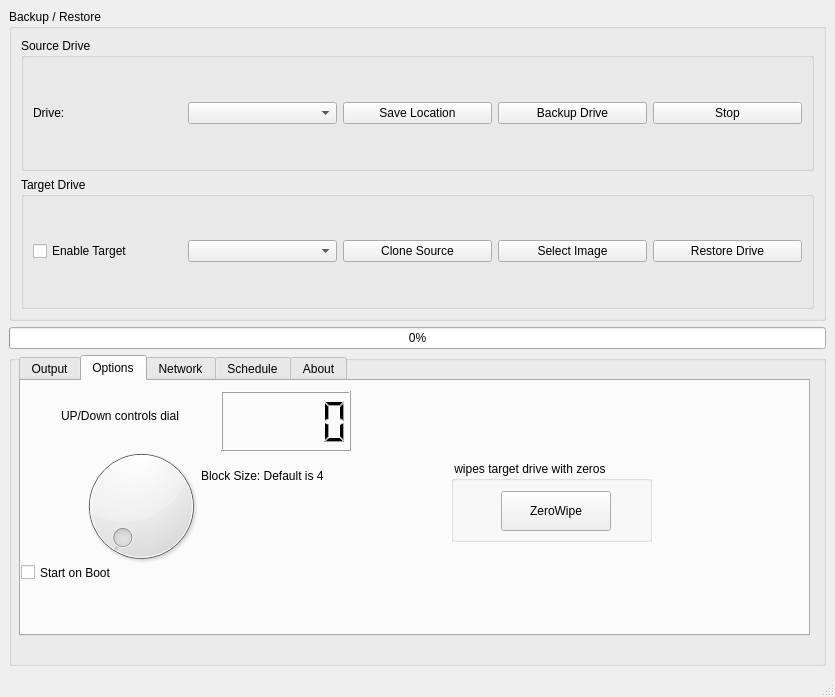
<?xml version="1.0" encoding="UTF-8"?>
<ui version="4.0">
 <class>MainWindow</class>
 <widget class="QMainWindow" name="MainWindow">
  <property name="geometry">
   <rect>
    <x>0</x>
    <y>0</y>
    <width>835</width>
    <height>697</height>
   </rect>
  </property>
  <property name="windowTitle">
   <string>Qt DD Backup &amp; Clone Tool</string>
  </property>
  <widget class="QWidget" name="centralwidget">
   <layout class="QVBoxLayout" name="mainLayout">
    <item>
     <widget class="QGroupBox" name="backupGroup">
      <property name="title">
       <string>Backup / Restore</string>
      </property>
      <layout class="QVBoxLayout" name="verticalLayout_1">
       <item>
        <widget class="QGroupBox" name="sourceGroup">
         <property name="title">
          <string>Source Drive</string>
         </property>
         <layout class="QHBoxLayout" name="horizontalLayout_1">
          <item>
           <widget class="QLabel" name="labelSource">
            <property name="text">
             <string>Drive:</string>
            </property>
           </widget>
          </item>
          <item>
           <widget class="QComboBox" name="sourceDriveCombo"/>
          </item>
          <item>
           <widget class="QPushButton" name="backupLocationButton">
            <property name="text">
             <string>Save Location</string>
            </property>
           </widget>
          </item>
          <item>
           <widget class="QPushButton" name="backupButton">
            <property name="text">
             <string>Backup Drive</string>
            </property>
           </widget>
          </item>
          <item>
           <widget class="QPushButton" name="pushButton">
            <property name="text">
             <string>Stop</string>
            </property>
           </widget>
          </item>
         </layout>
        </widget>
       </item>
       <item>
        <widget class="QGroupBox" name="targetGroup">
         <property name="title">
          <string>Target Drive</string>
         </property>
         <layout class="QHBoxLayout" name="horizontalLayout_2">
          <item>
           <widget class="QCheckBox" name="enableTargetCheck">
            <property name="text">
             <string>Enable Target</string>
            </property>
           </widget>
          </item>
          <item>
           <widget class="QComboBox" name="targetDriveCombo"/>
          </item>
          <item>
           <widget class="QPushButton" name="cloneButton">
            <property name="text">
             <string>Clone Source</string>
            </property>
           </widget>
          </item>
          <item>
           <widget class="QPushButton" name="restoreImageButton">
            <property name="text">
             <string>Select Image</string>
            </property>
           </widget>
          </item>
          <item>
           <widget class="QPushButton" name="restoreButton">
            <property name="text">
             <string>Restore Drive</string>
            </property>
           </widget>
          </item>
         </layout>
        </widget>
       </item>
      </layout>
     </widget>
    </item>
    <item>
     <widget class="QProgressBar" name="DDprogressBar">
      <property name="value">
       <number>0</number>
      </property>
     </widget>
    </item>
    <item>
     <widget class="QGroupBox" name="groupBox">
      <property name="minimumSize">
       <size>
        <width>0</width>
        <height>110</height>
       </size>
      </property>
      <property name="title">
       <string/>
      </property>
      <widget class="QTabWidget" name="tabWidget">
       <property name="geometry">
        <rect>
         <x>10</x>
         <y>0</y>
         <width>791</width>
         <height>281</height>
        </rect>
       </property>
       <property name="currentIndex">
        <number>1</number>
       </property>
       <widget class="QWidget" name="tab_7">
        <attribute name="title">
         <string>Output</string>
        </attribute>
        <widget class="QGroupBox" name="logGroup">
         <property name="geometry">
          <rect>
           <x>0</x>
           <y>10</y>
           <width>671</width>
           <height>231</height>
          </rect>
         </property>
         <property name="title">
          <string>Log Output</string>
         </property>
         <layout class="QVBoxLayout" name="verticalLayout_3">
          <item>
           <widget class="QCheckBox" name="Verboselogs">
            <property name="text">
             <string>Verbose Output</string>
            </property>
           </widget>
          </item>
          <item>
           <widget class="QTextEdit" name="logTextEdit">
            <property name="readOnly">
             <bool>true</bool>
            </property>
           </widget>
          </item>
         </layout>
        </widget>
       </widget>
       <widget class="QWidget" name="tab_3">
        <attribute name="title">
         <string>Options</string>
        </attribute>
        <widget class="QGroupBox" name="groupBox_2">
         <property name="geometry">
          <rect>
           <x>430</x>
           <y>80</y>
           <width>201</width>
           <height>81</height>
          </rect>
         </property>
         <property name="title">
          <string> wipes target drive with zeros </string>
         </property>
         <widget class="QPushButton" name="ddzerowipe">
          <property name="geometry">
           <rect>
            <x>50</x>
            <y>30</y>
            <width>110</width>
            <height>40</height>
           </rect>
          </property>
          <property name="text">
           <string>ZeroWipe</string>
          </property>
         </widget>
        </widget>
        <widget class="QLCDNumber" name="BSlcdNumber">
         <property name="geometry">
          <rect>
           <x>200</x>
           <y>10</y>
           <width>130</width>
           <height>60</height>
          </rect>
         </property>
         <property name="styleSheet">
          <string notr="true">ui-&gt;BSlcdNumber-&gt;setSegmentStyle(QLCDNumber::Flat);
ui-&gt;BSlcdNumber-&gt;setAutoFillBackground(true);

QPalette pal = ui-&gt;BSlcdNumber-&gt;palette();
pal.setColor(QPalette::Window, Qt::black);
pal.setColor(QPalette::Active,   QPalette::Light, QColor(0,174,239));
pal.setColor(QPalette::Inactive, QPalette::Light, QColor(0,174,239));
pal.setColor(QPalette::Disabled, QPalette::Light, QColor(0,174,239));
pal.setColor(QPalette::Dark, Qt::black);

ui-&gt;BSlcdNumber-&gt;setPalette(pal);
</string>
         </property>
        </widget>
        <widget class="QDial" name="BSdial">
         <property name="geometry">
          <rect>
           <x>50</x>
           <y>60</y>
           <width>140</width>
           <height>130</height>
          </rect>
         </property>
         <property name="styleSheet">
          <string notr="true"/>
         </property>
        </widget>
        <widget class="QLabel" name="label">
         <property name="geometry">
          <rect>
           <x>180</x>
           <y>90</y>
           <width>201</width>
           <height>10</height>
          </rect>
         </property>
         <property name="text">
          <string>Block Size: Default is 4</string>
         </property>
        </widget>
        <widget class="QLabel" name="label_3">
         <property name="geometry">
          <rect>
           <x>40</x>
           <y>30</y>
           <width>161</width>
           <height>10</height>
          </rect>
         </property>
         <property name="text">
          <string>UP/Down controls dial</string>
         </property>
        </widget>
        <widget class="QCheckBox" name="checkBox">
         <property name="geometry">
          <rect>
           <x>0</x>
           <y>180</y>
           <width>672</width>
           <height>23</height>
          </rect>
         </property>
         <property name="text">
          <string>Start on Boot</string>
         </property>
        </widget>
       </widget>
       <widget class="QWidget" name="tab_6">
        <attribute name="title">
         <string>Network</string>
        </attribute>
        <widget class="QWidget" name="">
         <property name="geometry">
          <rect>
           <x>10</x>
           <y>10</y>
           <width>641</width>
           <height>201</height>
          </rect>
         </property>
         <layout class="QVBoxLayout" name="verticalLayout_2">
          <item>
           <layout class="QHBoxLayout" name="horizontalLayout_3">
            <item>
             <widget class="QCheckBox" name="enableSmbCheck">
              <property name="text">
               <string>Enable SMB Copy</string>
              </property>
             </widget>
            </item>
            <item>
             <widget class="QLineEdit" name="smbEdit">
              <property name="placeholderText">
               <string>smb://server/share</string>
              </property>
             </widget>
            </item>
           </layout>
          </item>
          <item>
           <layout class="QFormLayout" name="formLayout">
            <property name="fieldGrowthPolicy">
             <enum>QFormLayout::FieldGrowthPolicy::AllNonFixedFieldsGrow</enum>
            </property>
            <item row="0" column="0">
             <widget class="QLabel" name="smbUserLabel">
              <property name="text">
               <string>Username:</string>
              </property>
             </widget>
            </item>
            <item row="0" column="1">
             <widget class="QLineEdit" name="smbUserEdit">
              <property name="placeholderText">
               <string>Username</string>
              </property>
             </widget>
            </item>
            <item row="1" column="0">
             <widget class="QLabel" name="labelWORKGROUP">
              <property name="text">
               <string>Workgroup:</string>
              </property>
             </widget>
            </item>
            <item row="1" column="1">
             <widget class="QLineEdit" name="lineWORKGROUP">
              <property name="placeholderText">
               <string>enter windows workgroup name</string>
              </property>
             </widget>
            </item>
            <item row="2" column="0">
             <widget class="QLabel" name="smbPassLabel">
              <property name="text">
               <string>Password:</string>
              </property>
             </widget>
            </item>
            <item row="2" column="1">
             <widget class="QLineEdit" name="smbPassEdit">
              <property name="echoMode">
               <enum>QLineEdit::EchoMode::Password</enum>
              </property>
              <property name="placeholderText">
               <string>Password</string>
              </property>
             </widget>
            </item>
            <item row="3" column="0">
             <widget class="QCheckBox" name="checkBox_3">
              <property name="text">
               <string>Remember me</string>
              </property>
             </widget>
            </item>
            <item row="3" column="1">
             <widget class="QPushButton" name="pushButton_2">
              <property name="text">
               <string>TestConnection</string>
              </property>
             </widget>
            </item>
           </layout>
          </item>
         </layout>
        </widget>
       </widget>
       <widget class="QWidget" name="tab_4">
        <attribute name="title">
         <string>Schedule</string>
        </attribute>
        <widget class="QComboBox" name="comboBox">
         <property name="geometry">
          <rect>
           <x>380</x>
           <y>10</y>
           <width>90</width>
           <height>26</height>
          </rect>
         </property>
         <item>
          <property name="text">
           <string>Mondays</string>
          </property>
         </item>
         <item>
          <property name="text">
           <string>Tuesdays</string>
          </property>
         </item>
         <item>
          <property name="text">
           <string>Wednesdays</string>
          </property>
         </item>
         <item>
          <property name="text">
           <string>Thursdays</string>
          </property>
         </item>
         <item>
          <property name="text">
           <string>Fridays</string>
          </property>
         </item>
         <item>
          <property name="text">
           <string>Saturdays</string>
          </property>
         </item>
         <item>
          <property name="text">
           <string>Sundays</string>
          </property>
         </item>
        </widget>
        <widget class="QTimeEdit" name="timeEdit">
         <property name="geometry">
          <rect>
           <x>390</x>
           <y>40</y>
           <width>81</width>
           <height>30</height>
          </rect>
         </property>
        </widget>
        <widget class="QRadioButton" name="radioButton_4">
         <property name="geometry">
          <rect>
           <x>270</x>
           <y>40</y>
           <width>71</width>
           <height>20</height>
          </rect>
         </property>
         <property name="text">
          <string>Yearly</string>
         </property>
        </widget>
        <widget class="QRadioButton" name="radioButton_2">
         <property name="geometry">
          <rect>
           <x>270</x>
           <y>10</y>
           <width>71</width>
           <height>20</height>
          </rect>
         </property>
         <property name="text">
          <string>Weekly</string>
         </property>
        </widget>
        <widget class="QRadioButton" name="radioButton">
         <property name="geometry">
          <rect>
           <x>170</x>
           <y>10</y>
           <width>71</width>
           <height>20</height>
          </rect>
         </property>
         <property name="text">
          <string>Daily</string>
         </property>
        </widget>
        <widget class="QRadioButton" name="radioButton_3">
         <property name="geometry">
          <rect>
           <x>170</x>
           <y>40</y>
           <width>81</width>
           <height>20</height>
          </rect>
         </property>
         <property name="text">
          <string>Monthly</string>
         </property>
        </widget>
        <widget class="QCheckBox" name="checkBox_2">
         <property name="geometry">
          <rect>
           <x>0</x>
           <y>50</y>
           <width>151</width>
           <height>20</height>
          </rect>
         </property>
         <property name="text">
          <string>Schedule a backup</string>
         </property>
        </widget>
        <widget class="QCalendarWidget" name="calendarWidget">
         <property name="geometry">
          <rect>
           <x>130</x>
           <y>70</y>
           <width>261</width>
           <height>151</height>
          </rect>
         </property>
        </widget>
       </widget>
       <widget class="QWidget" name="tab_5">
        <attribute name="title">
         <string>About</string>
        </attribute>
       </widget>
      </widget>
     </widget>
    </item>
   </layout>
  </widget>
  <widget class="QStatusBar" name="statusbar"/>
 </widget>
 <resources/>
 <connections/>
</ui>
